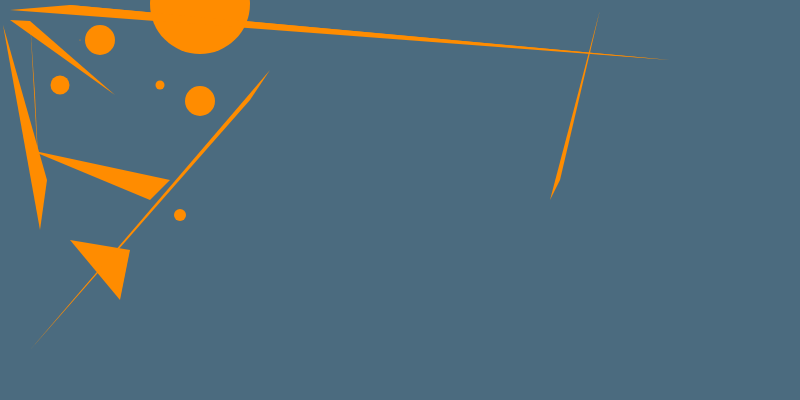
Frame 1 (no input)
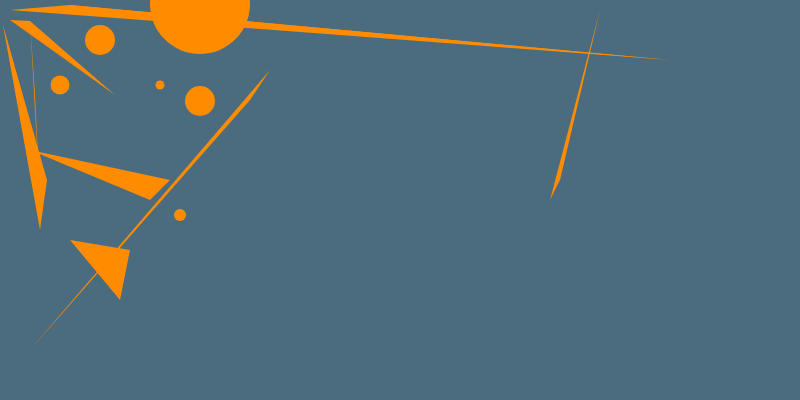
Frame 60 (no input)
Frame 120 (the mouse pressed at the canvas centre since frame 60): identical to frame 60, image omitted

The p5.js sketch that drew these frames (run headless with seeded random() and noise() and a simulated clock; from frame 60 on, the mouse is pressed at the canvas centre):

// p5.js sketch
// ── sketch.js
let x;

function setup() {
  createCanvas(800, 400);
  x=0
}

function draw() {
  background('#4B6B7F');
  noStroke(100, 20, 255);
  fill('#FF8C00');

  // triangles flying across 
  triangle(120, 300, 130, 250, 70, 240);
  triangle(150, 200, 30, 150, 170, 180);
  triangle(250, 100, 30, 350, 270, 70);
  triangle(35, 95, 40, 200, 30, 20);
  triangle(40, 230, 3, 25, 47, 180);
  triangle(550, 200, 600, 10, 560, 180);
  triangle(60, 10, 70, 5, 670, 60);
  triangle();
  triangle(280, 10, 3, 30, 20, );
  circle(100, 40, 30)
  circle(160, 85, 9)
  circle(180, 215, 12)
  circle(200, 101, 30)
  circle(60, 85, 19)
  circle(200, 4, 100)
  triangle(115, 95, 10, 20, 30, 21)
  triangle(10, 10, 70, 5, 670, 60)
  ellipse(width/10,height/10,frameCount%30)
}
